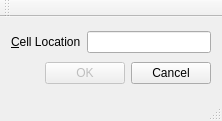
<?xml version="1.0" encoding="UTF-8"?>
<ui version="4.0">
 <class>GoToCellDialog</class>
 <widget class="QMainWindow" name="GoToCellDialog">
  <property name="geometry">
   <rect>
    <x>0</x>
    <y>0</y>
    <width>222</width>
    <height>121</height>
   </rect>
  </property>
  <property name="windowTitle">
   <string>Go To Cell</string>
  </property>
  <widget class="QWidget" name="centralWidget">
   <layout class="QVBoxLayout" name="verticalLayout">
    <item>
     <layout class="QHBoxLayout" name="horizontalLayout">
      <item>
       <widget class="QLabel" name="label">
        <property name="text">
         <string>&amp;Cell Location</string>
        </property>
        <property name="buddy">
         <cstring>lineEdit</cstring>
        </property>
       </widget>
      </item>
      <item>
       <widget class="QLineEdit" name="lineEdit"/>
      </item>
     </layout>
    </item>
    <item>
     <layout class="QHBoxLayout" name="horizontalLayout_2">
      <item>
       <spacer name="horizontalSpacer">
        <property name="orientation">
         <enum>Qt::Horizontal</enum>
        </property>
        <property name="sizeHint" stdset="0">
         <size>
          <width>40</width>
          <height>20</height>
         </size>
        </property>
       </spacer>
      </item>
      <item>
       <widget class="QPushButton" name="okButton">
        <property name="enabled">
         <bool>false</bool>
        </property>
        <property name="text">
         <string>OK</string>
        </property>
        <property name="default">
         <bool>true</bool>
        </property>
       </widget>
      </item>
      <item>
       <widget class="QPushButton" name="cancelButton">
        <property name="text">
         <string>Cancel</string>
        </property>
       </widget>
      </item>
     </layout>
    </item>
   </layout>
  </widget>
  <widget class="QMenuBar" name="menuBar">
   <property name="geometry">
    <rect>
     <x>0</x>
     <y>0</y>
     <width>222</width>
     <height>18</height>
    </rect>
   </property>
  </widget>
  <widget class="QToolBar" name="mainToolBar">
   <attribute name="toolBarArea">
    <enum>TopToolBarArea</enum>
   </attribute>
   <attribute name="toolBarBreak">
    <bool>false</bool>
   </attribute>
  </widget>
  <widget class="QStatusBar" name="statusBar"/>
 </widget>
 <layoutdefault spacing="6" margin="11"/>
 <resources/>
 <connections/>
</ui>
